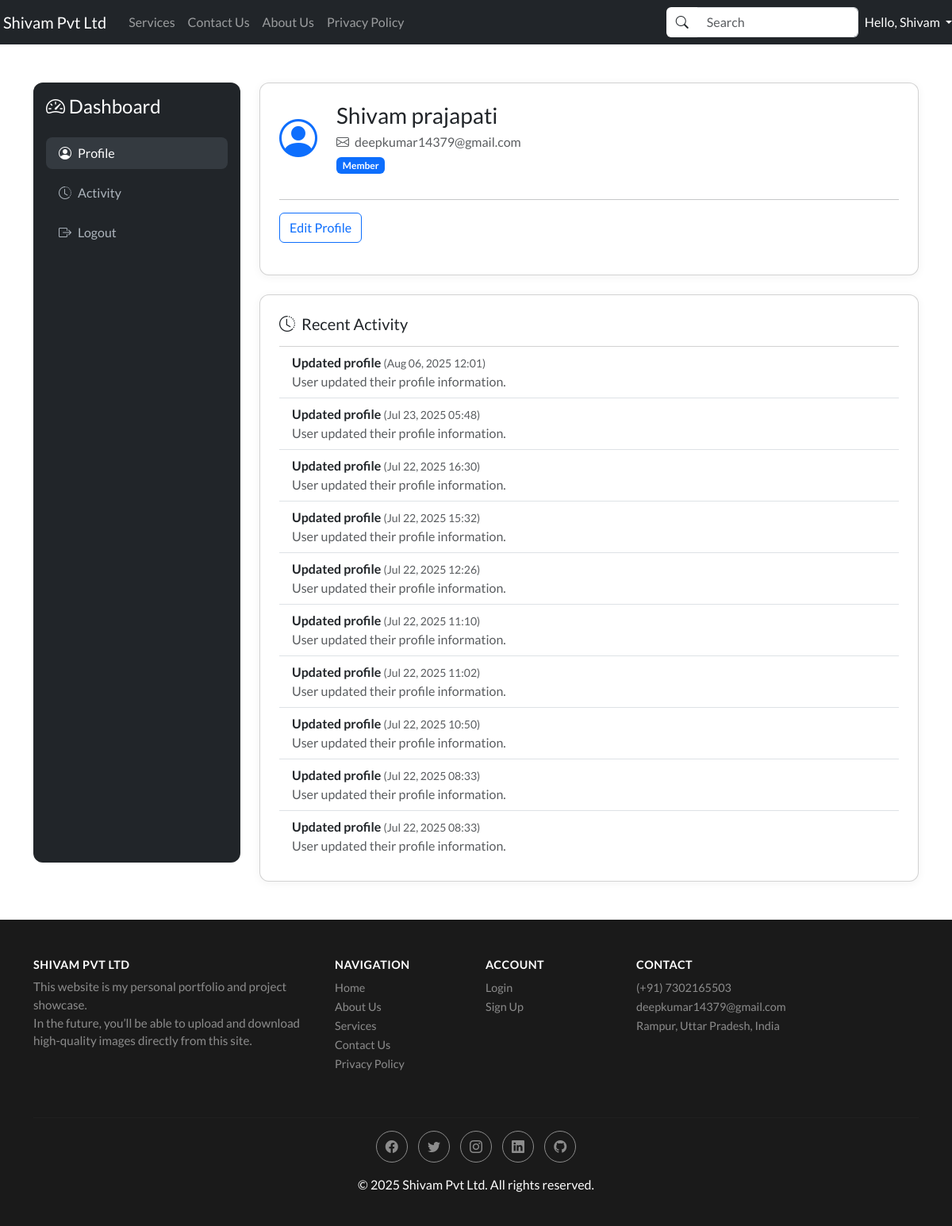
Page /dashboard/ (signed in) on the committed database.
### home/models.py (models this page shows, shortened)
class Activity(models.Model):
    user = models.ForeignKey(User, on_delete=models.CASCADE)
    action = models.CharField(max_length=255)
    timestamp = models.DateTimeField(auto_now_add=True)
    details = models.TextField(blank=True)

### home/views.py (the view)
# urls.py: path('dashboard/', views.dashboard, name='dashboard'),
@login_required
def dashboard(request):
    user = request.user
    Profile.objects.get_or_create(user=user)
    edit_mode = request.GET.get('edit') == '1'
    if request.method == 'POST':
        form = ProfileEditForm(request.POST, instance=user)
        if form.is_valid():
            form.save()
            Activity.objects.create(user=user, action='Updated profile', details='User updated their profile information.')
            messages.success(request, 'Profile updated successfully!')
            return redirect('dashboard')  # No edit param, so view mode
        else:
            edit_mode = True  # Stay in edit mode if form invalid
    else:
        form = ProfileEditForm(instance=user)
    activities = Activity.objects.filter(user=user).order_by('-timestamp')[:10]
    return render(request, 'dashboard.html', {
        'form': form,
        'activities': activities,
        'edit_mode': edit_mode,
    })

### home/forms.py (shortened to what this page needs)
class ProfileEditForm(forms.ModelForm):
    first_name = forms.CharField(max_length=30, required=True, label='First Name')
    last_name = forms.CharField(max_length=30, required=True, label='Last Name')
    email = forms.EmailField(max_length=254, required=True, label='Email')
    phone = forms.CharField(max_length=20, required=False, label='Phone')
    class Meta:
        model = User
        fields = ['first_name', 'last_name', 'email']
    def __init__(self, *args, **kwargs):
        user = kwargs.get('instance')
        super().__init__(*args, **kwargs)
        if user and hasattr(user, 'profile'):
            self.fields['phone'].initial = user.profile.phone

### home/templates/dashboard.html (shortened to what this page needs)
{% extends 'base.html' %}
{% block body %}
<div class="container dashboard-container py-5">
    <div class="row">
        <div class="col-md-3 mb-4">
            <div class="sidebar p-3 h-100">
                <h4 class="mb-4"><i class="bi bi-speedometer2"></i> Dashboard</h4>
                <nav class="nav flex-column">
                    <a class="nav-link active" href="#"><i class="bi bi-person-circle me-2"></i>Profile</a>
                    <a class="nav-link" href="#"><i class="bi bi-clock-history me-2"></i>Activity</a>
                    <a class="nav-link" href="{% url 'logout' %}"><i class="bi bi-box-arrow-right me-2"></i>Logout</a>
                </nav>
            </div>
        </div>
        <div class="col-md-9">
            <div class="row g-4">
                <div class="col-12">
                    <div class="card user-card p-4">
                        <div class="d-flex align-items-center mb-3">
                            <div class="me-4">
                                <i class="bi bi-person-circle" style="font-size: 3rem; color: #0d6efd;"></i>
                            </div>
                            <div>
                                <h3 class="mb-1">{{ user.first_name|default:user.username }} {{ user.last_name }}</h3>
                                <p class="mb-1 text-muted"><i class="bi bi-envelope me-1"></i> {{ user.email }}</p>
                                <span class="badge bg-primary">Member</span>
                            </div>
                        </div>
                        <hr>
                        {% if edit_mode %}
                        <h5 class="mb-3">Edit Profile</h5>
                        <form method="post" class="row g-3">
                            {% csrf_token %}
                            <div class="col-md-6">
                                <label for="id_first_name" class="form-label">First Name</label>
                                {{ form.first_name }}
                            </div>
                            <div class="col-md-6">
                                <label for="id_last_name" class="form-label">Last Name</label>
                                {{ form.last_name }}
                            </div>
                            <div class="col-md-6">
                                <label for="id_email" class="form-label">Email</label>
                                {{ form.email }}
                            </div>
                            <div class="col-md-6">
                                <label for="id_phone" class="form-label">Phone</label>
                                {{ form.phone }}
                            </div>
                            <div class="col-12">
                                <button type="submit" class="btn btn-primary">Save Changes</button>
                                <a href="{% url 'dashboard' %}" class="btn btn-secondary ms-2">Cancel</a>
                            </div>
                        </form>
                        {% else %}
                        <div class="mb-3">
                            <a href="{% url 'dashboard' %}?edit=1" class="btn btn-outline-primary">Edit Profile</a>
                        </div>
                        {% endif %}
                    </div>
                </div>
                <div class="col-12">
                    <div class="card activity-card p-4">
                        <h5 class="mb-3"><i class="bi bi-clock-history me-2"></i>Recent Activity</h5>
                        <ul class="list-group list-group-flush">
                            {% if activities %}
                                {% for activity in activities %}
                                    <li class="list-group-item">
                                        <span class="fw-bold">{{ activity.action }}</span>
                                        <span class="text-muted small">({{ activity.timestamp|date:'M d, Y H:i' }})</span><br>
                                        <span class="text-muted">{{ activity.details }}</span>
                                    </li>
                                {% endfor %}
                            {% else %}
                                <li class="list-group-item">No recent activity to show.</li>
                            {% endif %}
                        </ul>
                    </div>
                </div>
            </div>
        </div>
    </div>
</div>
{% endblock body %}

### home/templates/base.html (shortened to what this page needs)
<!doctype html>
<html lang="en">
<head>
  <link href="https://cdn.jsdelivr.net/npm/bootstrap@5.0.2/dist/css/bootstrap.min.css" rel="stylesheet"
>
  <link rel="stylesheet" href="https://unpkg.com/bootstrap@5.3.3/dist/css/bootstrap.min.css">
  <link rel="stylesheet" href="https://unpkg.com/bs-brain@2.0.4/components/services/service-5/assets/css/service-5.css">
  <link rel="stylesheet" href="https://unpkg.com/bootstrap@5.3.3/dist/css/bootstrap.min.css">
<link rel="stylesheet" href="https://unpkg.com/bs-brain@2.0.4/components/logins/login-6/assets/css/login-6.css">
</head>
<body>
  <div class="d-flex flex-column min-vh-100">
    <nav class="navbar navbar-expand-lg navbar-dark bg-dark">
      <a class="navbar-brand p-1" href="{% url 'home' %}">Shivam Pvt Ltd</a>
      <div class="collapse navbar-collapse" id="navbarNav">
        <ul class="navbar-nav me-auto mb-2 mb-lg-0">
          <li class="nav-item">
            <a class="nav-link" href="/services">Services</a>
          </li>
          <li class="nav-item">
            <a class="nav-link" href="/contact">Contact Us</a>
          </li>
          <li class="nav-item">
            <a class="nav-link" href="/about">About Us</a>
          </li>
          <li class="nav-item">
            <a class="nav-link" href="{% url 'privacy_policy' %}">Privacy Policy</a>
          </li>
        </ul>
        <div class="d-flex align-items-center">
            <form class="d-flex me-2" action="{% url 'search_files' %}" method="get">
                <div class="input-group">
                    <button class="input-group-text bg-white border-end-0" type="submit" style="border: none;">
                        <i class="bi bi-search"></i>
                    </button>
                    <input class="form-control border-start-0" type="search" name="query" placeholder="Search" aria-label="Search" value="{{ request.GET.query }}">
                </div>
            </form>
            {% if user.is_authenticated %}
                <div class="nav-item dropdown">
                    <a class="nav-link dropdown-toggle text-white" href="#" id="navbarDropdown" role="button" data-bs-toggle="dropdown" aria-expanded="false">
                        Hello, {{ user.first_name|default:user.username }}
                    </a>
                </div>
            {% else %}
                <a href="{% url 'login' %}" class="btn btn-outline-light">Login</a>
            {% endif %}
        </div>
      </div>
    </nav>
    <main class="flex-fill">
      {% block body %} {% endblock body %}
    </main>
    <footer class="new-footer pt-5 pb-4 mt-auto">
      <div class="container">
          <div class="row">
              <div class="col-lg-4 col-md-6 mb-4">
                  <h5>Shivam Pvt Ltd</h5>
                  <p class="slogan" style="color:#8c8c8c; font-size:0.95rem;">
                      This website is my personal portfolio and project showcase.<br>
                      In the future, you’ll be able to upload and download high-quality images directly from this site.
                  </p>
              </div>
              <div class="col-lg-2 col-md-6 mb-4">
                  <h6>Navigation</h6>
                  <ul class="list-unstyled">
                      <li><a href="{% url 'home' %}">Home</a></li>
                      <li><a href="{% url 'about' %}">About Us</a></li>
                      <li><a href="{% url 'services' %}">Services</a></li>
                      <li><a href="{% url 'contact' %}">Contact Us</a></li>
                      <li><a href="{% url 'privacy_policy' %}">Privacy Policy</a></li>
                  </ul>
              </div>
              <div class="col-lg-2 col-md-6 mb-4">
                  <h6>Account</h6>
                  <ul class="list-unstyled">
                      <li><a href="{% url 'login' %}">Login</a></li>
                      <li><a href="{% url 'register' %}">Sign Up</a></li>
                  </ul>
              </div>
              <div class="col-lg-4 col-md-6 mb-4">
                  <h6>Contact</h6>
                  <ul class="list-unstyled">
                      <li><a href="#">(+91) 7302165503</a></li>
                      <li><a href="#">deepkumar14379@gmail.com</a></li>
                      <li><a href="#">Rampur, Uttar Pradesh, India</a></li>
                  </ul>
              </div>
          </div>
          <hr>
          <div class="row text-center">
              <div class="col-12">
                  <div class="social-icons mb-3">
                      <a href="https://www.facebook.com/shivam.kumar.prajapati.606052" class="social-icon"><i class="bi bi-facebook"></i></a>
                      <a href="#" class="social-icon"><i class="bi bi-twitter"></i></a>
                      <a href="https://www.instagram.com/shivam.k_45?igsh=MWN1b29qNnd0NGt5cw==" class="social-icon"><i class="bi bi-instagram"></i></a>
                      <a href="https://www.linkedin.com/in/shivamkumar-ai?utm_source=share&utm_campaign=share_via&utm_content=profile&utm_medium=android_app" class="social-icon"><i class="bi bi-linkedin"></i></a>
                      <a href="https://github.com/shivamkumar71" class="social-icon" target="_blank"><i class="bi bi-github"></i></a>
                  </div>
                  <p class="copyright">&copy; {% now "Y" %} Shivam Pvt Ltd. All rights reserved.</p>
              </div>
          </div>
      </div>
    </footer>
  </div>
  <link rel="stylesheet" href="https://cdn.jsdelivr.net/npm/bootstrap-icons@1.10.5/font/bootstrap-icons.css">
</body>
</html>

### home/templates/base.html (style rules this page uses)
body { font-family: 'Lato', sans-serif; }
.new-footer { background-color: #1a1a1a; color: #fff; }
.new-footer h5, .new-footer h6 { font-weight: bold; text-transform: uppercase; font-size: 0.9rem; letter-spacing: 0.5px; }
.new-footer .slogan { color: #8c8c8c; font-size: 0.8rem; }
.new-footer .list-unstyled a { color: #8c8c8c; text-decoration: none; font-size: 0.9rem; transition: color 0.3s ease; }
.new-footer hr { border-top: 1px solid #333; }
.new-footer .social-icons .social-icon { display: inline-flex; justify-content: center; align-items: center; width: 40px; height: 40px; border-radius: 50%; border: 1px solid #8c8c8c; color: #8c8c8c; margin: 0 5px; text-decoration: none; transition: all 0.3s ease; }

### home/templates/dashboard.html (style rules this page uses)
.dashboard-container { min-height: 70vh; }
.sidebar { background: #212529; color: #fff; border-radius: 12px; padding: 30px 0; min-height: 100%; }
.sidebar .nav-link { color: #adb5bd; font-weight: 500; margin-bottom: 10px; transition: color 0.2s; }
.sidebar .nav-link.active, .sidebar .nav-link:hover { color: #fff; background: #343a40; border-radius: 8px; }
.user-card { border-radius: 12px; box-shadow: 0 2px 12px rgba(0,0,0,0.05); }
.activity-card { border-radius: 12px; box-shadow: 0 2px 12px rgba(0,0,0,0.05); }

### rows in the picture
Activity: action "Updated profile", timestamp "Aug 06, 2025 12:01", details "User updated their profile information."
Activity: action "Updated profile", timestamp "Jul 23, 2025 05:48", details "User updated their profile information."
Activity: action "Updated profile", timestamp "Jul 22, 2025 16:30", details "User updated their profile information."
Activity: action "Updated profile", timestamp "Jul 22, 2025 15:32", details "User updated their profile information."
Activity: action "Updated profile", timestamp "Jul 22, 2025 12:26", details "User updated their profile information."
Activity: action "Updated profile", timestamp "Jul 22, 2025 11:10", details "User updated their profile information."
Activity: action "Updated profile", timestamp "Jul 22, 2025 11:02", details "User updated their profile information."
Activity: action "Updated profile", timestamp "Jul 22, 2025 10:50", details "User updated their profile information."
Activity: action "Updated profile", timestamp "Jul 22, 2025 08:33", details "User updated their profile information."
Activity: action "Updated profile", timestamp "Jul 22, 2025 08:33", details "User updated their profile information."

### other values in the picture
{{ user.first_name|default:user.username }} "Shivam"
{{ user.last_name }} "prajapati"
{{ user.email }} "deepkumar14379@gmail.com"
